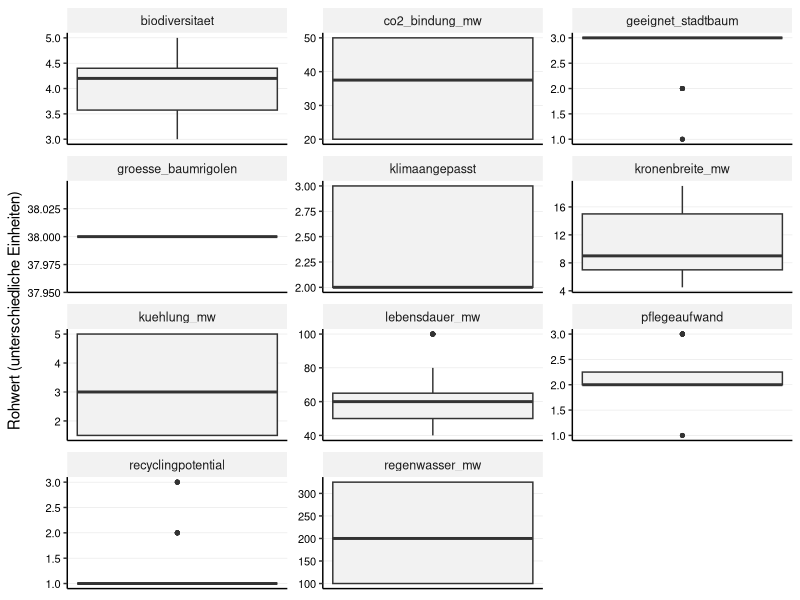
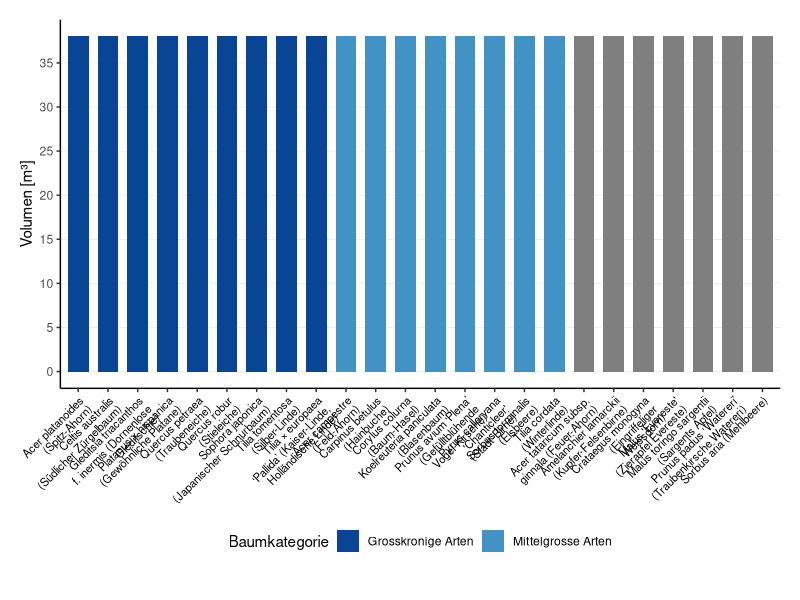
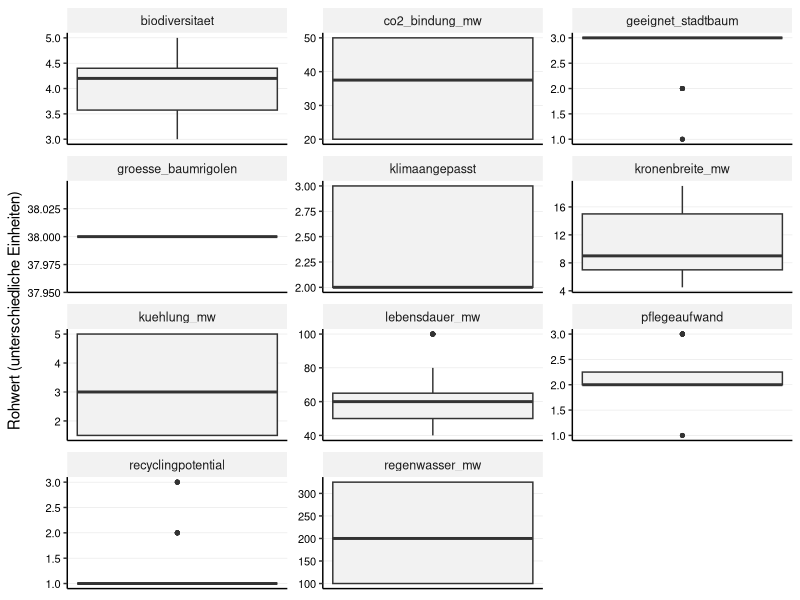
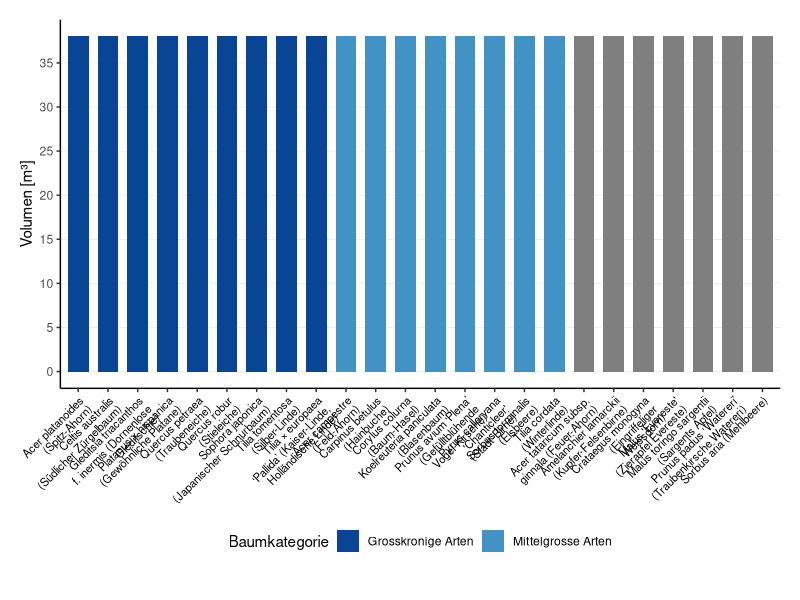

Recreate these plots in R, in order. (Note: this script raises an error after producing the figures.)
## ---- chunk 1

library(tidyverse)
library(readr)
library(ggplot2)
library(forcats)
library(tidytext)

## ---- chunk 2

## 1. Daten Importieren

# Liest die Rohdaten für die Bäume ein
df_baeume_raw <- read_delim(
  "01_data_input/Baeume_tidy.csv", 
  delim = ";"
)

# Liest die Gewichtungen ein (jetzt mit "baeume" im Variablennamen)
weights_baeume_s0_raw <- read_delim(
  "01_data_input/Baeume_Gewichtung_Szenario0.csv", 
  delim = ";"
)
weights_baeume_s1_raw <- read_delim(
  "01_data_input/Baeume_Gewichtung_Szenario1.csv",
  delim = ";"
)
weights_baeume_s2_raw <- read_delim(
  "01_data_input/Baeume_Gewichtung_Szenario2.csv",
  delim = ";"
)
weights_baeume_s3_raw <- read_delim(
  "01_data_input/Baeume_Gewichtung_Szenario3.csv",
  delim = ";"
)
## ---- chunk 3
#| include: false
# --- PRÜFUNG BLOCK 1 (Bäume) ---

print("--- 1. Check: Spaltennamen Bäume (Sind alle Spaltennamen da?) ---")
colnames(df_baeume_raw)

print("--- 2. Check: Gewichtung S0 (Wurden Spalten getrennt?) ---")
head(weights_baeume_s0_raw) 

print("--- 3. Check: Gewichtung S3 (Zur Sicherheit) ---")
head(weights_baeume_s3_raw)

## ---- chunk 4
# A. Bereinigung der Rohdaten
df_baeume <- df_baeume_raw %>%
  select(baumkategorie, baumart, everything()) 

# B. Bereinigung der Gewichtungen (ALLE SZENARIEN)
# Wir fügen den Roh-Dateien die Szenario-Namen hinzu
df_weights_s0 <- weights_baeume_s0_raw %>%
  mutate(szenario = "Szenario 0: Baseline (IST)")
df_weights_s1 <- weights_baeume_s1_raw %>%
  mutate(szenario = "Szenario 1: Forschungsfokus")
df_weights_s2 <- weights_baeume_s2_raw %>%
  mutate(szenario = "Szenario 2: Radikale Vermeidung")
df_weights_s3 <- weights_baeume_s3_raw %>%
  mutate(szenario = "Szenario 3: Radikaler Lebenszyklus")

# Jetzt binden wir sie zu einer finalen Gewichtungs-Tabelle zusammen
df_weights <- bind_rows(df_weights_s0, df_weights_s1, df_weights_s2, df_weights_s3) %>%
  # Berechne das Gesamtgewicht (gewicht) aus den Rohspalten,
  mutate(
    gewicht = group_weight * within_group_weight
  ) %>%
   # umbenennen für den Join
  rename(
    bewertungskategorie = criterion_id
  ) %>%
  # Auswählen der Spalten, die der Rest des Skripts braucht
  select(szenario, bewertungskategorie, gewicht, group_id)

## ---- chunk 5
#| include: false
# --- PRÜFUNG BLOCK 2 ---
print("--- Check: Stimmen Kriterien überein? ---")
kriterien_gewichte <- unique(df_weights$bewertungskategorie)
spalten_baeume <- colnames(df_baeume)
missing <- setdiff(kriterien_gewichte, spalten_baeume)

if(length(missing) > 0) {
  print("ACHTUNG! Folgende Kriterien fehlen:")
  print(missing)
} else {
  print("ERFOLG: Alle Gewichtungs-Kriterien sind in den Baum-Daten vorhanden!")
}

## ---- chunk 6
# 3.1 Wide-to-Long
df_baeume_long <- df_baeume %>%
  pivot_longer(
    cols = where(is.numeric), 
    names_to = "bewertungskategorie", 
    values_to = "wert"
  )

# 3.2 JOIN mit Gewichtung
# WICHTIG: Wir nutzen left_join. 
df_baeume_joined <- df_baeume_long %>%
  left_join(df_weights, by = "bewertungskategorie", relationship = "many-to-many")

## ---- chunk 7
#| include: false
# --- PRÜFUNG BLOCK 3 (Bäume) ---

# Sicherheits-Check im Skript:
# Bei Bäumen erwarten wir eigentlich für ALLE Kriterien ein Gewicht (anders als bei Belägen mit den Info-Kosten).
if(any(is.na(df_baeume_joined$gewicht))) {
  warning("ACHTUNG: Einige Baum-Kriterien haben kein Gewicht gefunden! Bitte prüfen.")
}

print("--- Check 1: Dimensionen (Sollte riesig sein) ---")
# Erwartung: Anzahl Bäume (25) * Kriterien (ca. 11) * Szenarien (4)
dim(df_baeume_joined)

print("--- Check 2: Gibt es Kriterien ohne Gewicht? ---")
# Hier sollte im Idealfall eine leere Tabelle oder "0" kommen.
# Falls hier was steht, stimmen die Namen in der CSV nicht überein.
df_baeume_joined %>% 
  filter(is.na(gewicht)) %>% 
  select(bewertungskategorie) %>% 
  distinct()

print("--- Check 3: Stichprobe (Eiche in S2) ---")
# Zeig mir, ob die Gewichtung für Szenario 2 (Umwelt) bei CO2 hoch ist
df_baeume_joined %>%
  filter(baumart == "Quercus petraea (Traubeneiche)", szenario == "Szenario 2: Radikale Vermeidung") %>%
  filter(bewertungskategorie == "co2_bindung") %>%
  select(szenario, bewertungskategorie, wert, gewicht)
  
## ---- chunk 8
#| label: fig-baeume-analysis
#| fig.width: 10
#| fig.height: 16
#| out.width: "100%"
#| warning: false

# -------------------------------------------------------
# TEIL 1: Boxplot der Rohwerte (Überblick)  (Scientific Style)
# -------------------------------------------------------
# Hinweis: Da die Einheiten gemischt sind, nutzen wir facet_wrap mit freien Skalen.
plot_rohwerte_baeume <- ggplot(df_baeume_joined, aes(y = wert)) +
  geom_boxplot(fill = "grey95", width = 0.5, outlier.size = 1) +
  
  # Facetten für jedes Kriterium
  facet_wrap(~bewertungskategorie, scales = "free", ncol = 3) +
  
  labs(
    title = NULL, # Titel kommt in Word
    subtitle = NULL,
    x = NULL,
    y = "Rohwert (unterschiedliche Einheiten)"
  ) +
  
  theme_classic(base_size = 11) +
  
  theme(
    # Nur horizontale Gitterlinien (y) sind wichtig zum Ablesen der Werte
    panel.grid.major.y = element_line(color = "grey90", linewidth = 0.2),
    panel.grid.major.x = element_blank(),
    
    # Facetten-Label
    strip.background = element_rect(fill = "grey95", color = NA),
    strip.text = element_text(face = "plain", size = 9),
    
    # Y-Achse (Werte) MUSS sichtbar sein:
    axis.text.y = element_text(size = 8, color = "black"), 
    
    # X-Achse (unten) kann leer sein:
    axis.text.x = element_blank(),
    axis.ticks.x = element_blank()
  )

print(plot_rohwerte_baeume)

## ---- chunk 9
#| include: false
# Speicher des Plots
ggsave("02_export/plots/check_01_rohwerte_verteilung_baeume.png", 
       plot = plot_rohwerte_baeume, width = 10, height = 8, dpi = 300)

## ---- chunk 10

#| label: fig-baeume-scientific-clean
#| fig.width: 12
#| fig.height: 10
#| out.width: "100%"
#| warning: false

## 4. Explorative Datenanalyse (Scientific Style - Clean)

library(patchwork)

# -------------------------------------------------------
# DATEN VORBEREITEN (Gemeinsame Basis)
# -------------------------------------------------------

levels_kategorie <- c("Grosskronige Arten", "Mittelgrosse Arten", "Kleine Arten")

colors_baeume <- c(
  "Grosskronige Arten" = "#084594", 
  "Mittelgrosse Arten" = "#4292c6", 
  "Kleine Arten" = "#9ecae1"
)

# -------------------------------------------------------
# TEIL 1: RAUMBEDARF (Ohne Text im Balken)
# -------------------------------------------------------

# 1. Daten filtern & Bereinigen
df_raum <- df_baeume_joined %>%
  filter(bewertungskategorie == "groesse_baumrigolen") %>%
  mutate(wert = as.numeric(wert)) %>%
  distinct(baumart, wert, baumkategorie) %>%
  mutate(baumkategorie = fct_relevel(baumkategorie, levels_kategorie)) %>%
  arrange(baumkategorie, baumart) %>%
  mutate(baumart_sortiert = factor(baumart, levels = unique(baumart)))

# 2. Plot erstellen
plot_raum <- ggplot(df_raum, 
       aes(x = baumart_sortiert, y = wert, fill = baumkategorie)) +
  
  # HIER GEÄNDERT: Nur Balken, kein Text
  geom_col(width = 0.7) +
  
  scale_fill_manual(values = colors_baeume) +
  scale_x_discrete(labels = function(x) stringr::str_wrap(x, width = 25)) +
  
  # Skala feinrastern
  scale_y_continuous(breaks = seq(0, 100, 5)) +
  
  labs(
    title = NULL,
    subtitle = NULL,
    x = NULL,
    y = "Volumen [m\u00B3]",
    fill = "Baumkategorie"
  ) +
  
  theme_classic(base_size = 11) +
  
  theme(
    legend.position = "bottom",
    plot.title = element_text(face = "plain", size = 12, hjust = 0),
    panel.grid.major.y = element_line(color = "grey90", linewidth = 0.2),
    axis.text.x = element_text(angle = 45, hjust = 1, size = 8, color = "black"),
    plot.margin = margin(t = 5, r = 5, b = 10, l = 5, unit = "mm")
  )

print(plot_raum)
ggsave("02_export/plots/Abb_Baeume_Raumbedarf_clean.png", 
       plot = plot_raum, width = 10, height = 8, dpi = 300)


# -------------------------------------------------------
# TEIL 2: ÖKOLOGISCHE LEISTUNG (Optimiert für Lesbarkeit)
# -------------------------------------------------------

# 1. Daten filtern
df_leistung <- df_baeume_joined %>%
  filter(bewertungskategorie %in% c("co2_bindung", "kuehlung", "regenwasser")) %>%
  mutate(wert = as.numeric(wert)) %>%
  distinct(baumart, bewertungskategorie, wert, baumkategorie) %>%
  mutate(facet_label = case_when(
    bewertungskategorie == "co2_bindung" ~ "CO\u2082-Bindung [kg/a]",
    bewertungskategorie == "kuehlung" ~ "Kühlleistung [\u00B0C]", 
    bewertungskategorie == "regenwasser" ~ "Regenwasser [l/Tag]"
  )) %>%
  mutate(facet_label = fct_relevel(facet_label, 
                                   "CO\u2082-Bindung [kg/a]", 
                                   "Kühlleistung [\u00B0C]", 
                                   "Regenwasser [l/Tag]")) %>%
  mutate(baumkategorie = fct_relevel(baumkategorie, levels_kategorie)) %>%
  arrange(baumkategorie, baumart) %>%
  mutate(baumart_sortiert = factor(baumart, levels = unique(baumart)))

# 2. Plot erstellen
plot_leistung <- ggplot(df_leistung, 
       aes(x = baumart_sortiert, y = wert, fill = baumkategorie)) +
  
  geom_col(width = 0.7) +
  
  facet_wrap(~facet_label, ncol = 1, scales = "free_y", strip.position = "top") +
  
  scale_fill_manual(values = colors_baeume) +
  
  # HIER GEÄNDERT: Früherer Umbruch (width = 15) gegen breite Textblöcke
  scale_x_discrete(labels = function(x) stringr::str_wrap(x, width = 30)) +
  
  labs(
    title = NULL, 
    x = NULL,
    y = NULL, 
    fill = "Baumkategorie"
  ) +
  
  theme_classic(base_size = 11) +
  
  theme(
    legend.position = "bottom",
    plot.title = element_text(face = "plain", size = 12, hjust = 0),
    
    panel.grid.major.y = element_line(color = "grey90", linewidth = 0.2),
    panel.grid.major.x = element_blank(),
    
    strip.background = element_rect(fill = "grey95", color = NA),
    strip.text = element_text(face = "plain", size = 10, hjust = 0),
    
    # HIER GEÄNDERT: Schrift kleiner (7) und vjust=1 für sauberen 45-Grad-Anschluss
    axis.text.x = element_text(angle = 45, hjust = 1, vjust = 1, size = 9, color = "black"),
    
    # Ränder: Unten und Links genug Platz
    plot.margin = margin(t = 5, r = 10, b = 40, l = 10, unit = "mm")
  )

print(plot_leistung)

# Speichern (Breite 12 reicht oft, wenn die Schrift klein genug ist)
ggsave("02_export/plots/Abb_Baeume_Leistung_clean.png", 
       plot = plot_leistung, width = 12, height = 14, dpi = 300)

## ---- chunk 11
# 5.1 Definieren: Wo ist "weniger" besser?
kriterien_lower_is_better_baeume <- c(
  "pflegeaufwand",
  "groesse_baumrigolen"
)

# 5.2 Min-Max-Skalierung
# Wir normieren ALLES (auch ungewichtete Infos), damit wir sie plotten können.
# WICHTIG: Hier NICHT nach Gewicht filtern!
df_baeume_normalized <- df_baeume_joined %>%
  filter(!is.na(wert)) %>% # Nur Zeilen ohne Werte löschen 
  group_by(bewertungskategorie) %>%
  mutate(
    min_wert = min(wert, na.rm = TRUE),
    max_wert = max(wert, na.rm = TRUE),
    # Berechnung des Scores
    score_normiert = case_when(
      # Sonderfall: Wenn Min und Max gleich sind (alle gleich gut) -> Score 1
      (max_wert - min_wert) == 0 ~ 1,
      # Normale Skalierung (higher is better)
      !(bewertungskategorie %in% kriterien_lower_is_better_baeume) ~ (wert - min_wert) / (max_wert - min_wert),
      # Invertierte Skalierung (lower is better)
      bewertungskategorie %in% kriterien_lower_is_better_baeume ~ 1 - ((wert - min_wert) / (max_wert - min_wert))
    )
  ) %>%
  ungroup()

## ---- chunk 12
#| include: false
# --- PRÜFUNG BLOCK 5 ---

print("--- Check 1: Scores im Bereich 0-1? ---")
summary(df_baeume_normalized$score_normiert)

print("--- Check 2: Funktioniert 'Lower is better' (Baumrigolen)? ---")
# Wir vergleichen zwei Bäume: Einen mit kleiner Rigole (gut) und einen mit grosser (schlecht)
df_baeume_normalized %>%
  filter(bewertungskategorie == "groesse_baumrigolen") %>%
  select(baumart, wert, score_normiert) %>%
  arrange(wert) %>% # Sortiert nach Wert (kleinste Rigole oben)
  head(5)
## ---- chunk 13
#| label: fig-check-normierung-baeume
#| fig.width: 10
#| fig.height: 8
#| out.width: "100%"
#| warning: false

# Boxplot der normierten Scores (Scientific Style)
# Ziel: Überprüfen, ob die Min-Max-Skalierung funktioniert hat.
# Alle Boxplots müssen zwischen 0 und 1 liegen.

plot_normiert_baeume <- ggplot(df_baeume_normalized, aes(x = bewertungskategorie, y = score_normiert)) +
  geom_boxplot(fill = "grey90", width = 0.6, outlier.colour = "black", outlier.size = 1) +
  
  coord_flip() +
  
  # Fixe Skala 0-1 
  scale_y_continuous(limits = c(0, 1), expand = c(0, 0.05)) +
  
  labs(
    title = NULL,
    subtitle = NULL,
    x = NULL, # Kriterien-Namen stehen an der Achse
    y = "Normierter Score (0 = schlecht, 1 = ideal)"
  ) +
  
  theme_classic(base_size = 11) +
  
  theme(
    # Gitterlinien: Vertikal wichtig (um 0.5 etc. zu sehen), Horizontal weg
    panel.grid.major.x = element_line(color = "grey90", linewidth = 0.2),
    panel.grid.major.y = element_blank(),
    
    # Achsen-Texte
    axis.text.y = element_text(color = "black", size = 10), # Kriterien-Namen
    axis.text.x = element_text(color = "black", size = 10)  # Zahlen 0-1
  )


print(plot_normiert_baeume)

## ---- chunk 14
#| include: false
ggsave("02_export/plots/check_02_normierte_scores_baeume.png", 
       plot = plot_normiert_baeume, width = 10, height = 7, dpi = 300)

# --- PRÜFUNG BLOCK 6 ---

print("--- Check: Liegen alle Scores zwischen 0 und 1? ---")
summary(df_baeume_normalized$score_normiert)
# Min muss >= 0.00 sein, Max <= 1.00

print("--- Check: Wurden Kriterien mit 'Lower is better' invertiert? ---")
# Wir prüfen Baumrigole: Kleiner Wert (6) sollte Score 1 sein (hatten wir oben schon, aber zur Sicherheit)
df_baeume_normalized %>%
  filter(bewertungskategorie == "groesse_baumrigolen") %>%
  group_by(wert) %>%
  summarise(mean_score = mean(score_normiert)) %>%
  arrange(wert) %>% # Kleinster Wert oben
  head(1)
## ---- chunk 15
# 7.1 Berechnung Score pro Kriterium
df_mca_calculated <- df_baeume_normalized %>%
  # HIER filtern wir alles raus, was kein Gewicht hat
  filter(!is.na(gewicht)) %>% 
  mutate(MCA_score_kriterium = score_normiert * gewicht)

# 7.2 Aggregation pro Szenario
# Wir summieren die Scores pro Baum und Szenario
df_mca_total <- df_mca_calculated %>%
  group_by(szenario, baumkategorie, baumart) %>%
  summarise(MCA_gesamtscore = sum(MCA_score_kriterium, na.rm = TRUE), .groups = 'drop') %>%
  # Sortierung: Erst nach Szenario, dann nach Punktzahl
  arrange(szenario, desc(MCA_gesamtscore)) 

# Anzeigen der Ergebnisse
print("--- MCA Gesamtergebnis (Auszug) ---")
print(df_mca_total, n = 20)

# 7.3 - Auswahl der "Top 3 Sieger"
# Ziel: Für jedes der 4 Szenarien die Top 3 Bäume aus dem Gesamtranking
N_BAEUME <- 3

df_sieger_baeume <- df_mca_total %>%
  group_by(szenario) %>%
  # Wählt die N besten Bäume innerhalb jedes Szenarios aus
  slice_max(MCA_gesamtscore, n = N_BAEUME) %>%
  ungroup() %>%
  # Ordnen für bessere Lesbarkeit
  arrange(szenario, desc(MCA_gesamtscore))

# Anzeigen der 12 Sieger-Bäume (4 Szenarien * 3 Bäume)
print(paste("--- Top", N_BAEUME, "Bäume pro Szenario (für Zeitstrahl-Analyse) ---"))
print(df_sieger_baeume)

## ---- chunk 16
#| include: false
# 7.4 Export der Tabellen
write_csv2(
  df_sieger_baeume, 
  file = "02_export/tables/mca_top3_baeume_pro_szenario.csv"
)
write_csv2(
  df_mca_total, 
  file = "02_export/tables/mca_rangliste_baeume_alle_szenarien.csv"
)
write_csv2(
  df_mca_calculated, 
  file = "02_export/tables/mca_details_berechnung_baeume.csv"
)

# --- PRÜFUNG BLOCK 7 ---

print("--- Check: Enthält die Berechnung noch Zeilen ohne Gewicht? ---")
# Sollte 0 Zeilen ergeben
df_mca_calculated %>% filter(is.na(gewicht)) %>% count()

print("--- Check: Plausibilität Ergebnisse (S0 Baseline) ---")
# Zeig mir die Top 3 von Szenario 0
df_sieger_baeume %>% 
  filter(szenario == "Szenario 0: Baseline (IST)") %>%
  select(baumart, MCA_gesamtscore)

## ---- chunk 17

# --- Datenaufbereitung für Stacked Plot (einmalig & aufgehübscht) ---
df_mca_groups_baeume_plot <- df_mca_calculated %>%
  group_by(szenario, baumkategorie, baumart, group_id) %>%
  summarise(gruppen_score = sum(MCA_score_kriterium, na.rm = TRUE), .groups = 'drop') %>%
  left_join(df_mca_total, by = c("szenario", "baumkategorie", "baumart")) %>%
  mutate(group_label_clean = case_when(
    group_id == "langlebigkeit" ~ "Langlebigkeit",
    group_id == "wirtschaftlichkeit" ~ "Wirtschaftlichkeit",
    group_id == "multifunktionale_nutzungsqualitaet" ~ "Multifunktionale Nutzungsqualität",
    group_id == "umweltwirkung" ~ "Umweltwirkung",
    group_id == "kreislauffaehigkeit" ~ "Kreislauffähigkeit",
    TRUE ~ group_id
  ))

# 1. Farben definieren (Einheitlich zur gesamten Arbeit)
colors_kategorie_baeume <- c(
  "Grosskronige Arten" = "#084594",  # Dunkelblau
  "Mittelgrosse Arten" = "#4292c6",  # Mittelblau
  "Kleine Arten" = "#9ecae1"         # Hellblau
)
# 2. Farben für Kriterien-Gruppen
colors_gruppen <- c(
  "Langlebigkeit" = "#08306b",                     # Dunkelstes Blau (Zeit)
  "Wirtschaftlichkeit" = "#2171b5",                # Dunkles Mittelblau (Geld)
  "Multifunktionale Nutzungsqualität" = "#4292c6", # Mittelblau
  "Umweltwirkung" = "#9ecae1",                     # Hellblau
  "Kreislauffähigkeit" = "#deebf7"                 # Sehr helles Blau/Grau
)
## ---- chunk 18
#| label: fig-mca-plots-baeume-s0
#| fig.width: 13
#| fig.height: 10
#| out.width: "95%"
#| dpi: 300

# --- Plot 1: Ranking (Szenario 0) ---
data_s0 <- df_mca_total %>% filter(szenario == "Szenario 0: Baseline (IST)")

plot_s0_rank <- ggplot(data_s0,
       aes(x = MCA_gesamtscore,
           y = fct_reorder(baumart, MCA_gesamtscore), 
           fill = baumkategorie)) + 
  geom_col(width = 0.7) +
  
  scale_x_continuous(limits = c(0, 1), expand = c(0, 0.05)) + 
  scale_y_discrete(labels = function(x) stringr::str_wrap(x, width = 40)) +
  scale_fill_manual(values = colors_kategorie_baeume) +
  
  labs(
    title = NULL, 
    x = "MCA Score (0-1)", 
    y = NULL, 
    fill = "Baumkategorie"
  ) +
  
  theme_classic(base_size = 11) + 
  
  theme(
    legend.position = "bottom",
    panel.grid.major.y = element_blank(),
    panel.grid.major.x = element_line(color = "grey90", linewidth = 0.2),
    axis.text = element_text(color = "black"),
    plot.margin = margin(t = 5, r = 10, b = 5, l = 5, unit = "mm")
  )

print(plot_s0_rank, width = 10, height = 7)
ggsave("02_export/plots/mca_baeume_rank_s0.png",
       plot = plot_s0_rank, width = 10, height = 10, dpi = 300)


# --- Plot 2: Stacked Detail (Szenario 0) ---
data_s0_groups <- df_mca_groups_baeume_plot %>% filter(szenario == "Szenario 0: Baseline (IST)")

plot_s0_stack <- ggplot(data_s0_groups,
       aes(x = gruppen_score,
           y = fct_reorder(baumart, MCA_gesamtscore), 
           fill = group_label_clean)) + 
  geom_col(position = "stack", width = 0.7) +
  
  scale_x_continuous(limits = c(0, 1), expand = c(0, 0.05)) +
  scale_y_discrete(labels = function(x) stringr::str_wrap(x, width = 40)) +
  scale_fill_manual(values = colors_gruppen) +
  
  labs(
    title = NULL, 
    x = "Beitrag zum Score", 
    y = NULL, 
    fill = "Kriteriengruppe"
  ) +
  theme_classic(base_size = 11) + 
  theme(
    legend.position = "bottom",
    legend.text = element_text(size = 9),
    legend.box = "vertical",
    panel.grid.major.y = element_blank(),
    panel.grid.major.x = element_line(color = "grey90", linewidth = 0.2),
    axis.text = element_text(color = "black"),
    plot.margin = margin(t = 5, r = 10, b = 5, l = 5, unit = "mm")
  ) +
  guides(fill = guide_legend(nrow = 2, byrow = TRUE))

print(plot_s0_stack)
ggsave("02_export/plots/mca_baeume_detail_s0.png",
       plot = plot_s0_stack, width = 10, height = 10, dpi = 300)

# ![Alternative Bildunterschrift](02_export/plots/mca_detail_gruppen_s0_belaege.png)

## ---- chunk 19
#| label: fig-mca-plots-baeume-s1
#| fig.width: 13
#| fig.height: 10
#| out.width: "95%"
#| dpi: 300

# --- Plot 1: Ranking (Szenario 1) ---
data_s1 <- df_mca_total %>% filter(szenario == "Szenario 1: Forschungsfokus")

plot_s1_rank <- ggplot(data_s1,
       aes(x = MCA_gesamtscore,
           y = fct_reorder(baumart, MCA_gesamtscore), 
           fill = baumkategorie)) + 
  geom_col(width = 0.7) +
  scale_x_continuous(limits = c(0, 1), expand = c(0, 0.05)) + 
  scale_y_discrete(labels = function(x) stringr::str_wrap(x, width = 40)) +
  scale_fill_manual(values = colors_kategorie_baeume) +
  labs(
    title = NULL,
    x = "MCA Score (0-1)",
    y = NULL,
    fill = "Baumkategorie"
  ) +
  theme_classic(base_size = 11) + 
  theme(
    legend.position = "bottom",
    panel.grid.major.y = element_blank(),
    panel.grid.major.x = element_line(color = "grey90", linewidth = 0.2),
    axis.text = element_text(color = "black"),
    plot.margin = margin(t = 5, r = 10, b = 5, l = 5, unit = "mm")
  )

print(plot_s1_rank)
ggsave("02_export/plots/mca_baeume_rank_s1.png",
      plot = plot_s1_rank, width = 10, height = 10, dpi = 300)

# --- Plot 2: Stacked Detail (Szenario 1) ---
data_s1_groups <- df_mca_groups_baeume_plot %>% filter(szenario == "Szenario 1: Forschungsfokus")

plot_s1_stack <- ggplot(data_s1_groups,
       aes(x = gruppen_score,
           y = fct_reorder(baumart, MCA_gesamtscore), 
           fill = group_label_clean)) + 
  geom_col(position = "stack", width = 0.7) +
  scale_x_continuous(limits = c(0, 1), expand = c(0, 0.05)) +
  scale_y_discrete(labels = function(x) stringr::str_wrap(x, width = 40)) +
  scale_fill_manual(values = colors_gruppen) +
  labs(
    title = NULL,
    x = "Beitrag zum Score",
    y = NULL,
    fill = "Kriteriengruppe"
  ) +
  theme_classic(base_size = 11) + 
  theme(
    legend.position = "bottom",
    legend.text = element_text(size = 9),
    legend.box = "vertical",
    panel.grid.major.y = element_blank(),
    panel.grid.major.x = element_line(color = "grey90", linewidth = 0.2),
    axis.text = element_text(color = "black"),
    plot.margin = margin(t = 5, r = 10, b = 5, l = 5, unit = "mm")
  ) +
  guides(fill = guide_legend(nrow = 2, byrow = TRUE))

print(plot_s1_stack)
ggsave("02_export/plots/mca_baeume_detail_s1.png",
      plot = plot_s1_stack, width = 10, height = 10, dpi = 300)
## ---- chunk 20
#| label: fig-mca-plots-baeume-s2
#| fig.width: 13
#| fig.height: 10
#| out.width: "95%"
#| dpi: 300

# --- Plot 1: Ranking (Szenario 2) ---
data_s2 <- df_mca_total %>% filter(szenario == "Szenario 2: Radikale Vermeidung")

plot_s2_rank <- ggplot(data_s2,
       aes(x = MCA_gesamtscore,
           y = fct_reorder(baumart, MCA_gesamtscore), 
           fill = baumkategorie)) + 
  geom_col(width = 0.7) +
  scale_x_continuous(limits = c(0, 1), expand = c(0, 0.05)) + 
  scale_y_discrete(labels = function(x) stringr::str_wrap(x, width = 40)) +
  scale_fill_manual(values = colors_kategorie_baeume) +
  labs(
    title = NULL,
    x = "MCA Score (0-1)",
    y = NULL,
    fill = "Baumkategorie"
  ) +
  theme_classic(base_size = 11) + 
  theme(
    legend.position = "bottom",
    panel.grid.major.y = element_blank(),
    panel.grid.major.x = element_line(color = "grey90", linewidth = 0.2),
    axis.text = element_text(color = "black"),
    plot.margin = margin(t = 5, r = 10, b = 5, l = 5, unit = "mm")
  )

print(plot_s2_rank)
ggsave("02_export/plots/mca_baeume_rank_s2.png",
       plot = plot_s2_rank, width = 10, height = 10, dpi = 300)

# --- Plot 2: Stacked Detail (Szenario 2) ---
data_s2_groups <- df_mca_groups_baeume_plot %>% filter(szenario == "Szenario 2: Radikale Vermeidung")

plot_s2_stack <- ggplot(data_s2_groups,
       aes(x = gruppen_score,
           y = fct_reorder(baumart, MCA_gesamtscore), 
           fill = group_label_clean)) + 
  geom_col(position = "stack", width = 0.7) +
  scale_x_continuous(limits = c(0, 1), expand = c(0, 0.05)) +
  scale_y_discrete(labels = function(x) stringr::str_wrap(x, width = 40)) +
  scale_fill_manual(values = colors_gruppen) +
  labs(
    title = NULL,
    x = "Beitrag zum Score",
    y = NULL,
    fill = "Kriteriengruppe"
  ) +
  theme_classic(base_size = 11) + 
  theme(
    legend.position = "bottom",
    legend.text = element_text(size = 9),
    legend.box = "vertical",
    panel.grid.major.y = element_blank(),
    panel.grid.major.x = element_line(color = "grey90", linewidth = 0.2),
    axis.text = element_text(color = "black"),
    plot.margin = margin(t = 5, r = 10, b = 5, l = 5, unit = "mm")
  ) +
  guides(fill = guide_legend(nrow = 2, byrow = TRUE))

print(plot_s2_stack)
ggsave("02_export/plots/mca_baeume_detail_s2.png",
       plot = plot_s2_stack, width = 10, height = 10, dpi = 300)
## ---- chunk 21
#| label: fig-mca-plots-baeume-s3
#| fig.width: 13
#| fig.height: 10
#| out.width: "95%"
#| dpi: 300

# --- Plot 1: Ranking (Szenario 3) ---
data_s3 <- df_mca_total %>% filter(szenario == "Szenario 3: Radikaler Lebenszyklus")

plot_s3_rank <- ggplot(data_s3,
       aes(x = MCA_gesamtscore,
           y = fct_reorder(baumart, MCA_gesamtscore), 
           fill = baumkategorie)) + 
  geom_col(width = 0.7) +
  scale_x_continuous(limits = c(0, 1), expand = c(0, 0.05)) + 
  scale_y_discrete(labels = function(x) stringr::str_wrap(x, width = 40)) +
  scale_fill_manual(values = colors_kategorie_baeume) +
  labs(
    title = NULL,
    x = "MCA Score (0-1)",
    y = NULL,
    fill = "Baumkategorie"
  ) +
  theme_classic(base_size = 11) + 
  theme(
    legend.position = "bottom",
    panel.grid.major.y = element_blank(),
    panel.grid.major.x = element_line(color = "grey90", linewidth = 0.2),
    axis.text = element_text(color = "black"),
    plot.margin = margin(t = 5, r = 10, b = 5, l = 5, unit = "mm")
  )

print(plot_s3_rank)
ggsave("02_export/plots/mca_baeume_rank_s3.png",
       plot = plot_s3_rank, width = 10, height = 10, dpi = 300)


# --- Plot 2: Stacked Detail (Szenario 3) ---
data_s3_groups <- df_mca_groups_baeume_plot %>% filter(szenario == "Szenario 3: Radikaler Lebenszyklus")

plot_s3_stack <- ggplot(data_s3_groups,
       aes(x = gruppen_score,
           y = fct_reorder(baumart, MCA_gesamtscore), 
           fill = group_label_clean)) + 
  geom_col(position = "stack", width = 0.7) +
  scale_x_continuous(limits = c(0, 1), expand = c(0, 0.05)) +
  scale_y_discrete(labels = function(x) stringr::str_wrap(x, width = 40)) +
  scale_fill_manual(values = colors_gruppen) +
  labs(
    title = NULL,
    x = "Beitrag zum Score",
    y = NULL,
    fill = "Kriteriengruppe"
  ) +
  theme_classic(base_size = 11) + 
  theme(
    legend.position = "bottom",
    legend.text = element_text(size = 9),
    legend.box = "vertical",
    panel.grid.major.y = element_blank(),
    panel.grid.major.x = element_line(color = "grey90", linewidth = 0.2),
    axis.text = element_text(color = "black"),
    plot.margin = margin(t = 5, r = 10, b = 5, l = 5, unit = "mm")
  ) +
  guides(fill = guide_legend(nrow = 2, byrow = TRUE))

print(plot_s3_stack)
ggsave("02_export/plots/mca_baeume_detail_s3.png",
       plot = plot_s3_stack, width = 10, height = 10, dpi = 300)

# --- PRÜFUNG BLOCK 8 (Bäume) ---

print("--- Check 1: Stimmt die Mathematik der Stacked Plots? ---")
# Wir summieren die Teile (Gruppen) und vergleichen sie mit dem Gesamtscore
check_summe_baeume <- df_mca_groups_baeume_plot %>%
  group_by(szenario, baumart) %>%
  summarise(
    summe_gruppen = sum(gruppen_score),
    original_total = mean(MCA_gesamtscore), # Sollte identisch sein
    .groups = "drop"
  ) %>%
  mutate(differenz = abs(summe_gruppen - original_total)) %>%
  arrange(desc(differenz))

# Zeig mir die grössten Abweichungen (Sollte 0 oder fast 0 sein, z.B. 1e-15)
print(head(check_summe_baeume))

print("--- Check 2: Sind alle 4 Szenarien in den Plot-Daten vorhanden? ---")
unique(df_mca_groups_baeume_plot$szenario)

print("--- Check 3: Top-Baum in Szenario 0 (Wer gewinnt?) ---")
df_mca_total %>% 
  filter(szenario == "Szenario 0: Baseline (IST)") %>% 
  slice_max(MCA_gesamtscore, n = 1) %>%
  select(baumart, MCA_gesamtscore)
